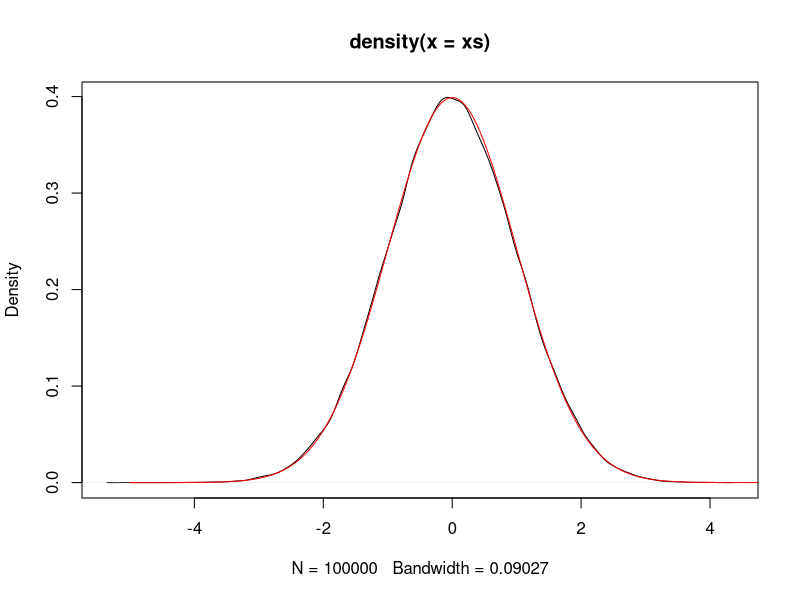
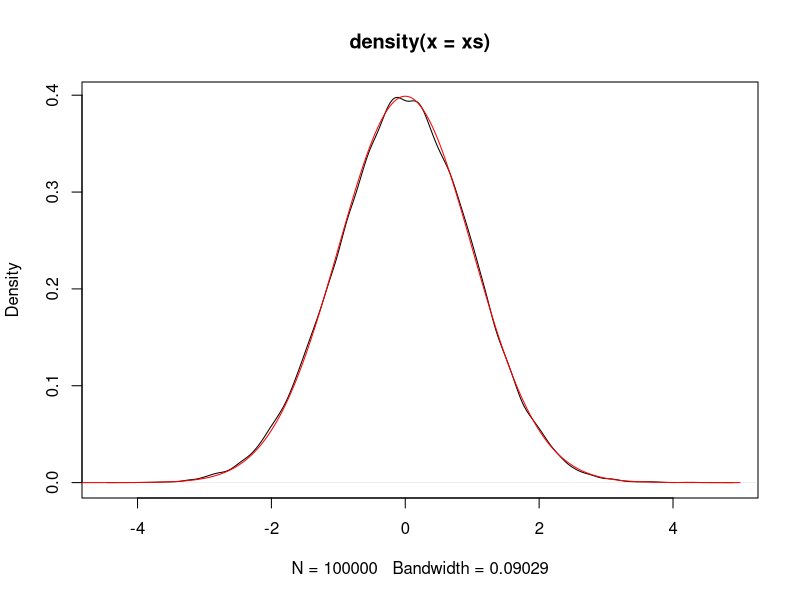
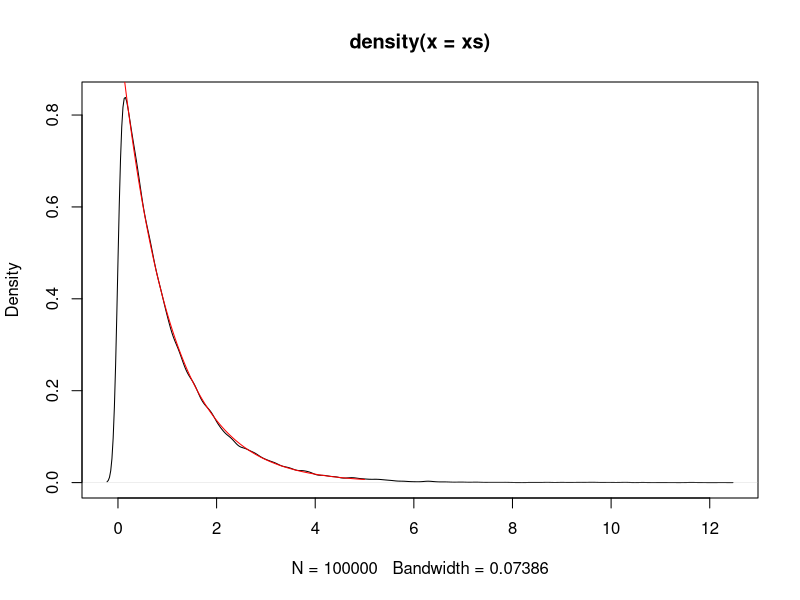
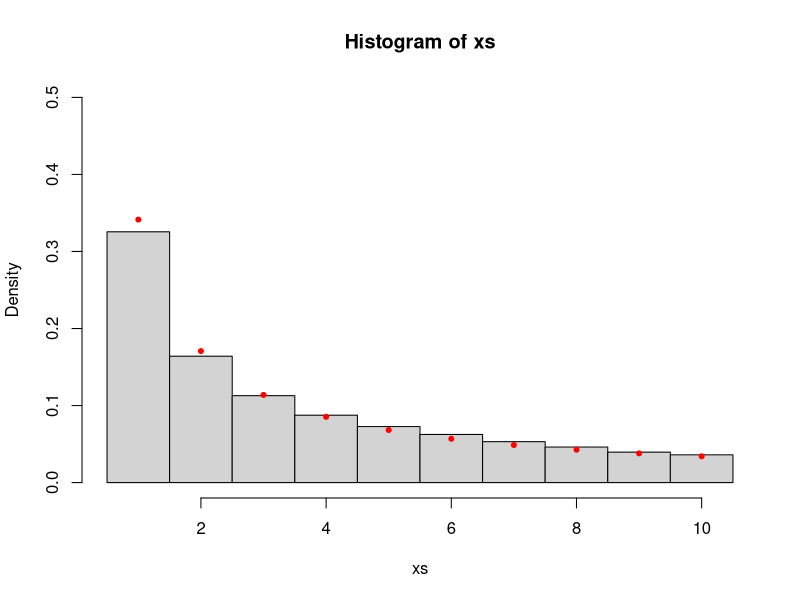
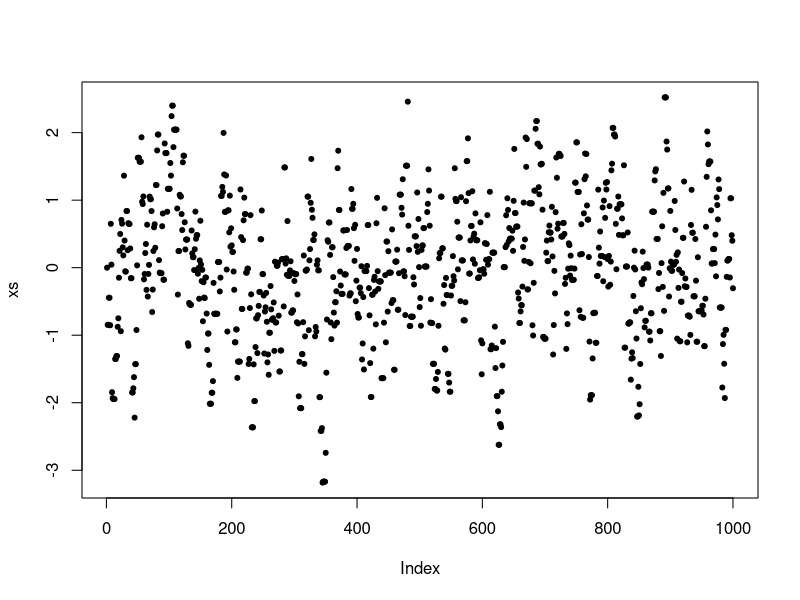
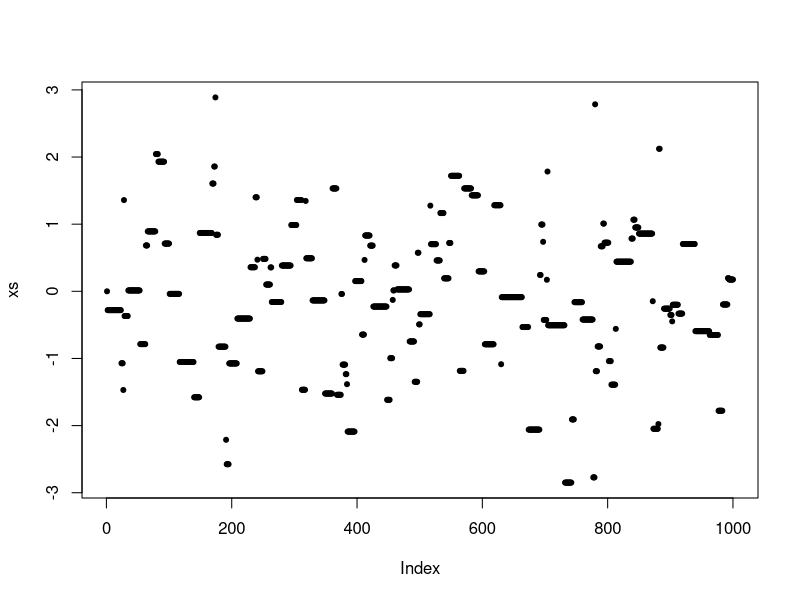
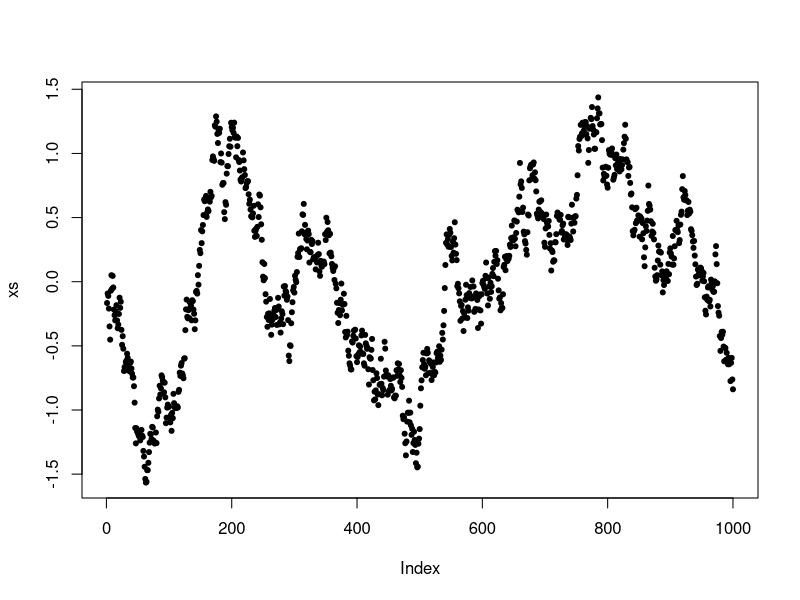

Here is the R script that generated these plots, in order:
## ---- chunk 1
# set the seed to fix the pseudo-random numbers
set.seed(12345)

monte.carlo <- function(mu, f, n) {
  S <- 0
  for (i in 1:n) {
    S <- S + f(mu())
  }
  return(S/n)
}

1 - cos(1)
vapply(1:6, function(i) monte.carlo(function() runif(1), sin, 10^i), 0)
## ---- chunk 2
# simple but not numerically stable
# one should use log densities for high-dimensional problems
rejection.sample <- function(pi, mu, M) {
  while (TRUE) {
    x <- mu$sample()
    y <- runif(1) < pi(x)/mu$density(x)/M
    if (y) {
      return(x)
    }
  }
}
## ---- chunk 3
laplace <- list()
laplace$sample <- function() {
  v <- rexp(1)
  ifelse(runif(1) < 0.5, v, -v)
}
laplace$density <- function(x) {
  return(0.5 * exp(-abs(x)))
}
M <- sqrt(2/pi) * exp(0.5) # worked this out theoretically

xs <- replicate(100000, rejection.sample(dnorm, laplace, M))
plot(density(xs))
vs <- seq(-5,5,0.01)
lines(vs, dnorm(vs), col="red")
## ---- chunk 4
importance.sample <- function(pi, mu, f, n) {
  w <- function(x) {
    return(pi(x)/mu$density(x))
  }
  fw <- function(x) {
    return(f(x)*w(x))
  }
  monte.carlo(mu$sample, fw, n)
}

# approximate the mean of a N(2,1) r.v. using Laplace(0,1) r.v.s
importance.sample(function(x) dnorm(x, mean=2), laplace, identity, 10000)
## ---- chunk 5
sn.importance.sample <- function(pi, mu, f, n) {
  w <- function(x) {
    return(pi(x)/mu$density(x))
  }
  fw <- function(x) {
    return(f(x)*w(x))
  }
  monte.carlo(mu$sample, fw, n) / monte.carlo(mu$sample, w, n)
}

# approximate the mean of a N(2,1) r.v. using Laplace(0,1) r.v.s
# the input density for pi is multiplied by 10
sn.importance.sample(function(x) dnorm(x, mean=2)*10, laplace, identity, 10000)
## ---- chunk 6
make.metropolis.hastings.kernel <- function(pi, Q) {
  q <- Q$density
  P <- function(x) {
    z <- Q$sample(x)
    alpha <- min(1, pi(z)*q(z,x)/pi(x)/q(x,z))
    ifelse(runif(1) < alpha, z, x)
  }
  return(P)
}

# univariate normal proposal
make.normal.proposal <- function(sigma) {
  Q <- list()
  Q$sample <- function(x) {
    x + sigma*rnorm(1)
  }
  Q$density <- function(x,y) {
    dnorm(y-x, sd=sigma)
  }
  return(Q)
}

# simulate a Markov chain of length n of one-dimensional points
# initial point is x0, P simulates according to Markov kernel
simulate.chain <- function(P, x0, n) {
  xs <- rep(0, n)
  x <- x0
  for (i in 1:n) {
    x <- P(x)
    xs[i] <- x
  }
  return(xs)
}
## ---- chunk 7
P <- make.metropolis.hastings.kernel(dnorm, make.normal.proposal(1.0))
xs <- simulate.chain(P, 1, 100000)
plot(density(xs))
vs <- seq(-5,5,0.01)
lines(vs, dnorm(vs), col="red")
## ---- chunk 8
P <- make.metropolis.hastings.kernel(dexp, make.normal.proposal(1.0))
xs <- simulate.chain(P, 1, 100000)
plot(density(xs))
vs <- seq(0,5,0.01)
lines(vs, dexp(vs), col="red")
## ---- chunk 9
step.proposal <- list()
step.proposal$sample <- function(x) x + sample(c(-1,1), 1, prob = c(0.4,0.6))
step.proposal$density <- function(x,y) ifelse(y < x, 0.4, 0.6)

P <- make.metropolis.hastings.kernel(function(x) ifelse(x >= 1 && x <= 10, 1/x, 0), step.proposal)
xs <- simulate.chain(P, 1, 100000)
hist(xs, breaks=seq(min(xs)-0.5, max(xs)+0.5, 1), probability = TRUE, ylim=c(0,0.5))
vs <- seq(1,10,1)
points(vs, 1/vs/sum(1/vs), col="red", pch=20)
## ---- chunk 10
P <- make.metropolis.hastings.kernel(dnorm, make.normal.proposal(1.0))
xs <- simulate.chain(P, 0, 1000)
plot(xs, pch=20)

P <- make.metropolis.hastings.kernel(dnorm, make.normal.proposal(10.0))
xs <- simulate.chain(P, 0, 1000)
plot(xs, pch=20)

P <- make.metropolis.hastings.kernel(dnorm, make.normal.proposal(0.1))
xs <- simulate.chain(P, 0, 1000)
plot(xs, pch=20)
